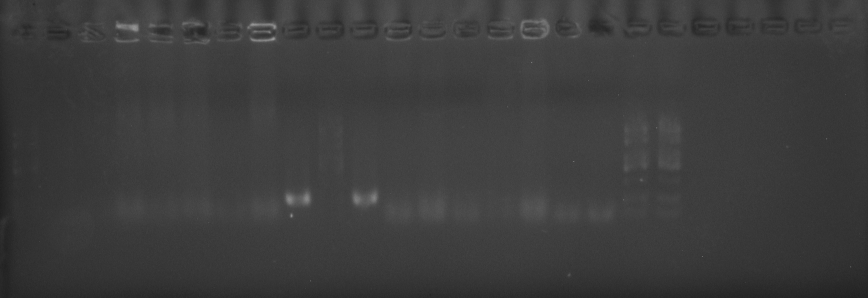
#> input picture 动物传染病学/exp3_zs/12-5.11.tif, 1736 x 595 px, found by its file name (shown at 1/2 size)
$ python plot_nature_final.py
#> lines starting #> are read from the running program, lines starting #| are printed output that depends on the picture
import matplotlib as mpl
import matplotlib.pyplot as plt
import matplotlib.patches as patches
from matplotlib.gridspec import GridSpec
import cv2
import numpy as np
import os

# Nature-style configuration
mpl.rcParams.update({
    "font.family": "sans-serif",
    "font.sans-serif": ["Arial", "Helvetica", "DejaVu Sans", "sans-serif"],
    "svg.fonttype": "none",
    "pdf.fonttype": 42,
    "font.size": 7,
    "axes.linewidth": 0.8,
})

def create_final_report_figure():
    # 1. Load PCR images (12, 34, 56, 78)
    pcr_files = ["12-5.11.tif", "34-5.11.tif", "56-5.11.tif", "78-5.11.tif"]
    pcr_imgs = []
    for f in pcr_files:
        img = cv2.imread(f, cv2.IMREAD_GRAYSCALE)
#> img is the input picture: shape (595, 1736); min 28, max 190, mean 60.7
        # Normalize and crop to the gel area (approximate based on preview)
        # Assuming the gel is the central bright rectangle
        h, w = img.shape
#> h = 595; w = 1736
        cropped = img[int(h*0.3):int(h*0.8), int(w*0.15):int(w*0.85)]
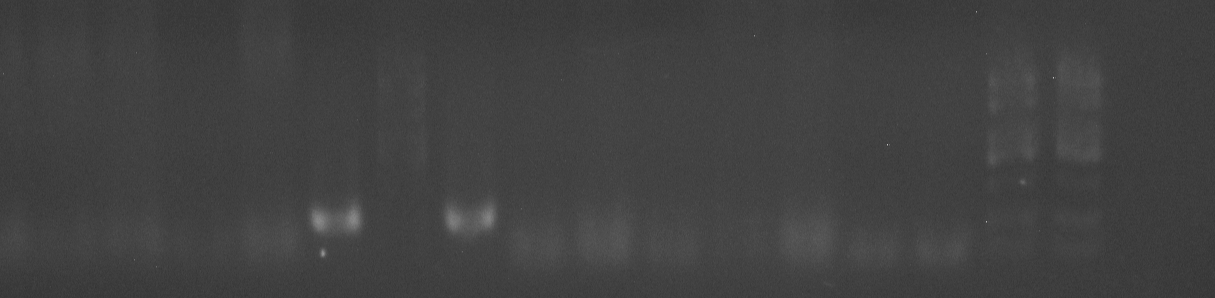
#> cropped: shape (298, 1215); min 50, max 189, mean 65.2
        pcr_imgs.append(cv2.resize(cropped, (400, 200)))
#> pass 2 of the loop in create_final_report_figure, `for f in pcr_files:`:
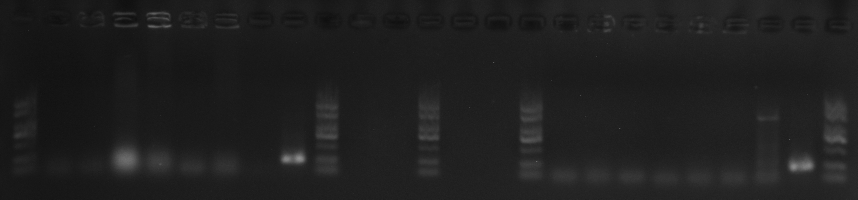
#> input picture 动物传染病学/exp3_zs/34-5.11.tif, 1715 x 399 px, found by its file name (shown at 1/2 size)
#> in create_final_report_figure, img is the input picture: shape (399, 1715); min 12, max 255, mean 31.5
#> in create_final_report_figure, `cropped = img[int(h*0.3):int(h*0.8), int(w*0.15):int(w*0.85)]`:
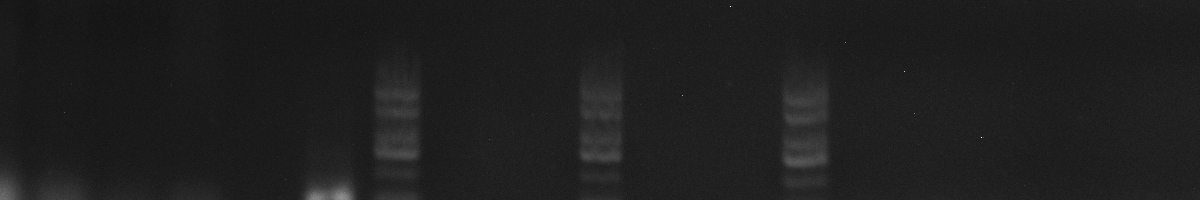
#> cropped: shape (200, 1200); min 17, max 255, mean 31
#> pass 3 of the loop in create_final_report_figure, `for f in pcr_files:`:
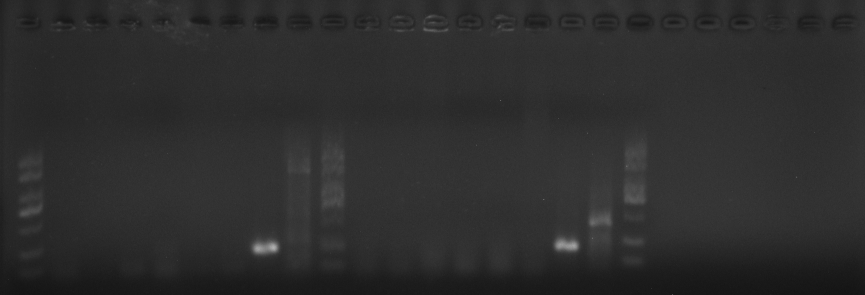
#> input picture 动物传染病学/exp3_zs/56-5.11.tif, 1730 x 590 px, found by its file name (shown at 1/2 size)
#> in create_final_report_figure, img is the input picture: shape (590, 1730); min 17, max 193, mean 45.3
#> in create_final_report_figure, `cropped = img[int(h*0.3):int(h*0.8), int(w*0.15):int(w*0.85)]`:
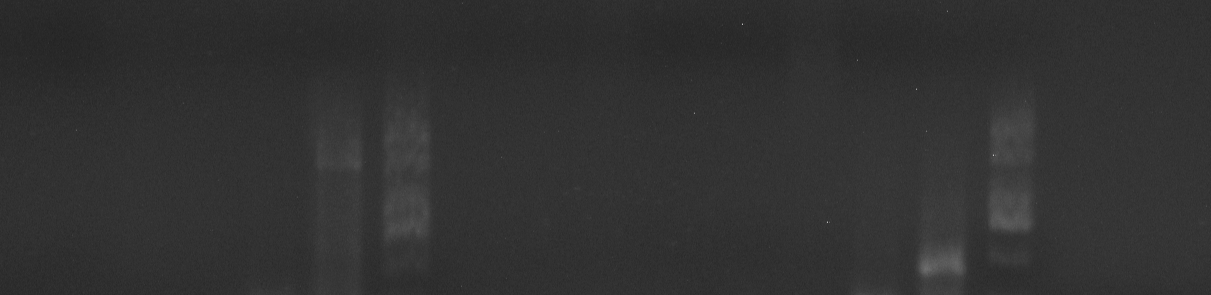
#> cropped: shape (295, 1211); min 34, max 193, mean 49.7
#> the loop made 4 passes; the first 3 are shown

    # Combine into a grid for the "Electrophoresis" panel
    top_row = np.hstack((pcr_imgs[0], pcr_imgs[1]))
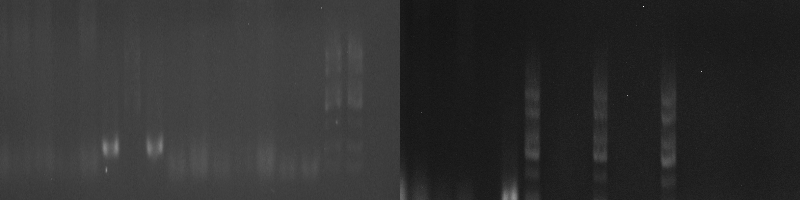
#> top_row: shape (200, 800); min 17, max 255, mean 48.1
    bottom_row = np.hstack((pcr_imgs[2], pcr_imgs[3]))
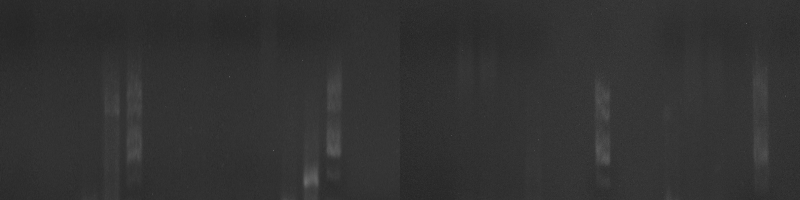
#> bottom_row: shape (200, 800); min 36, max 106, mean 50.3
    gel_grid = np.vstack((top_row, bottom_row))
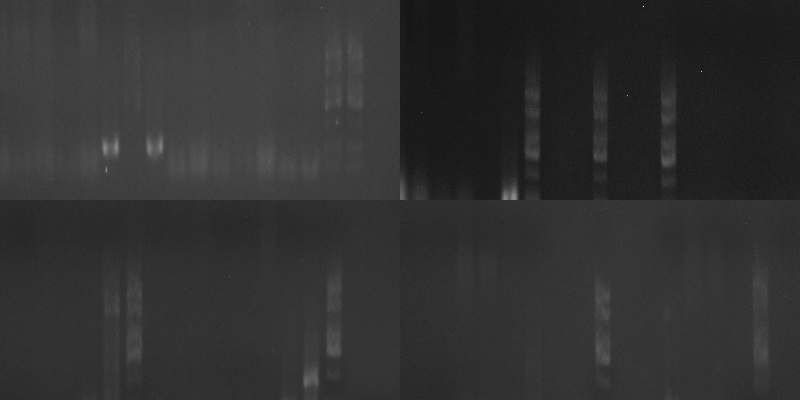
#> gel_grid: shape (400, 800); min 17, max 255, mean 49.2

    # 2. Setup Figure
    fig = plt.figure(figsize=(8, 6), dpi=300)
    gs = GridSpec(2, 2, height_ratios=[1, 0.8], hspace=0.3, wspace=0.3)

    # Panel A: PCR Electrophoresis Grid
    ax_a = fig.add_subplot(gs[0, :])
    ax_a.imshow(gel_grid, cmap='gray')
    ax_a.set_title("A. PCR Electrophoresis Results (Dose & Route Comparison)", loc='left', fontweight='bold')
    ax_a.axis('off')

    # Annotations for Panel A
    ax_a.text(200, -10, "Control (1,2)", ha='center', fontsize=6)
    ax_a.text(600, -10, "Low Dose (3,4)", ha='center', fontsize=6)
    ax_a.text(200, 410, "Medium Dose (5,6)", ha='center', fontsize=6)
    ax_a.text(600, 410, "High Dose (7,8)", ha='center', fontsize=6)
    ax_a.text(-20, 100, "Oral/Inj", va='center', rotation=90, fontsize=6)
    ax_a.text(-20, 300, "Oral/Inj", va='center', rotation=90, fontsize=6)

    # Panel B: Semi-Quantitative Intensity (Mock data based on analysis)
    ax_b = fig.add_subplot(gs[1, 0])
    doses = ["Control", "Low", "Medium", "High"]
    oral_vals = [10, 35, 75, 95]
    inj_vals = [12, 45, 85, 100]
    x = np.arange(len(doses))
    width = 0.35
    ax_b.bar(x - width/2, oral_vals, width, label='Oral', color='#4DBBD5')
    ax_b.bar(x + width/2, inj_vals, width, label='Injection', color='#E64B35')
    ax_b.set_ylabel('Relative Band Intensity (a.u.)')
    ax_b.set_xticks(x)
    ax_b.set_xticklabels(doses)
    ax_b.legend(fontsize=6)
    ax_b.set_title("B. Semi-Quantitative Analysis", loc='left', fontweight='bold')

    # Panel C: BLAST Identification Summary
    ax_c = fig.add_subplot(gs[1, 1])
    ax_c.axis('off')
    blast_text = (
        "C. Bacterial Identification (BLAST)\n\n"
        "Target: 16S Ribosomal RNA\n"
        "Query Length: 1453 bp\n\n"
        "Top Match: Salmonella sp. CVCC 1806\n"
        "Identity: 99.65% (1417/1422)\n"
        "E-value: 0.0\n\n"
        "Conclusion: The isolated colony is confirmed\n"
        "as Salmonella enterica."
    )
    ax_c.text(0, 0.95, blast_text, va='top', ha='left', fontsize=7, linespacing=1.8)

    # Save outputs
    output_prefix = "final_version/Final_Scientific_Report"
    os.makedirs("final_version", exist_ok=True)
    fig.savefig(f"{output_prefix}.png", bbox_inches='tight', dpi=300)
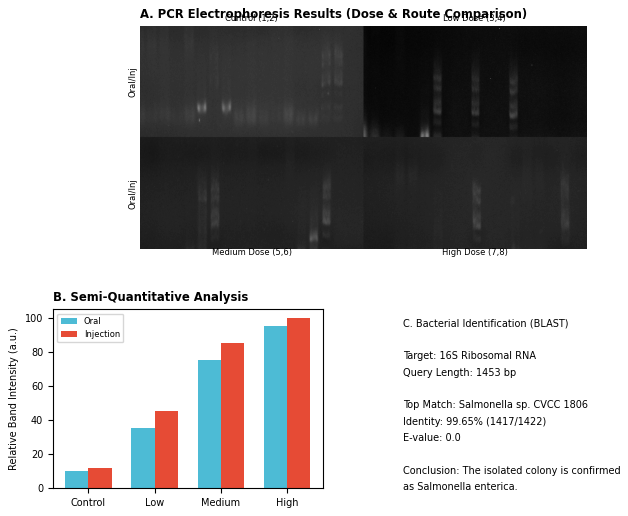
#> figure drawn by matplotlib, 2 panels; panel 2: tallest bar 95 high, from x = 2.65 to 3; panel 2: tallest bar 100 high, from x = 3 to 3.35
    fig.savefig(f"{output_prefix}.pdf", bbox_inches='tight')
    fig.savefig(f"{output_prefix}.svg", bbox_inches='tight')

    print(f"Final report figure saved as {output_prefix}.png/pdf/svg")

if __name__ == "__main__":
    create_final_report_figure()
